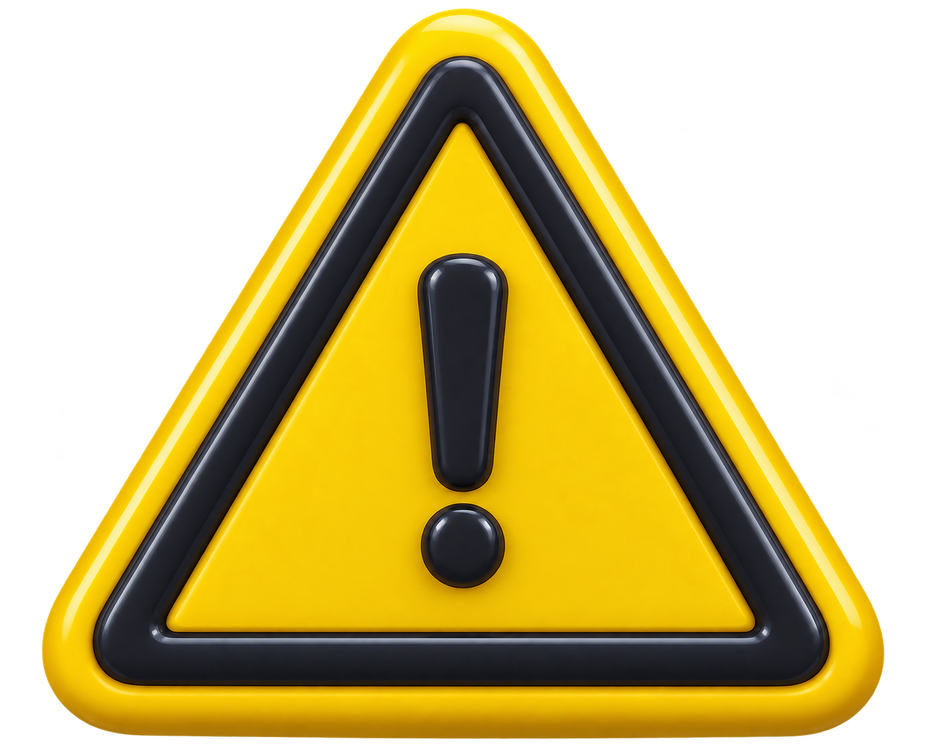
#> input picture assets/images/alert_warning.png, 939 x 751 px, shrunk from 1402 x 1122 before the run
$ python -i image_enhancer.py   (imports and definitions only)
#> lines starting #> are read from the running program, lines starting #| are printed output that depends on the picture
#> further down, picture is the input picture: PIL image 939x751 RGBA; mean R, G, B, A 93.3, 77.1, 13.8, 137.2
"""Small image effects used by the GUI."""

from PIL import Image, ImageFilter


def add_shadow(
    image: Image.Image,
    offset: tuple[int, int] = (2, 2),
    shadow_color: tuple[int, int, int, int] = (0, 0, 0, 128),
    blur_radius: int = 3,
    border: int = 5,
) -> Image.Image:
    """Return an RGBA image with a soft drop shadow.

    This follows the same rendering approach used by the supplied Transcribe
    project: the source alpha channel becomes the shadow mask, the shadow is
    blurred, and the original image is composited above it.
    """
#> called with offset = (2, 2), shadow_color = (0, 0, 0, 128), blur_radius = 3, border = 5
    if image.mode != "RGBA":
        image = image.convert("RGBA")

    total_width = image.width + abs(offset[0]) + 2 * border
#> total_width = 951
    total_height = image.height + abs(offset[1]) + 2 * border
#> total_height = 763
    result = Image.new("RGBA", (total_width, total_height), (0, 0, 0, 0))
#> result: PIL image 951x763 RGBA; every value is 0

    shadow_layer = Image.new("RGBA", image.size, shadow_color)
    result.paste(
        shadow_layer,
        (border + offset[0], border + offset[1]),
        image.getchannel("A"),
    )
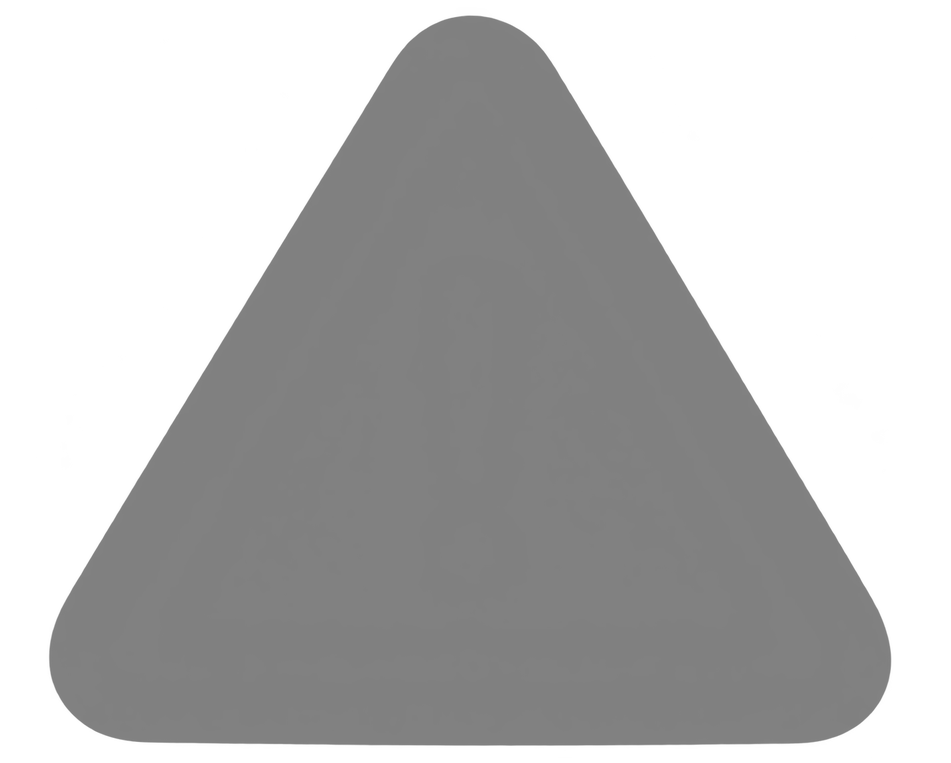
#> result: PIL image 951x763 RGBA; mean R, G, B, A 0, 0, 0, 66.8; transparent parts drawn white
    result = result.filter(ImageFilter.GaussianBlur(blur_radius))
    result.paste(image, (border, border), image)
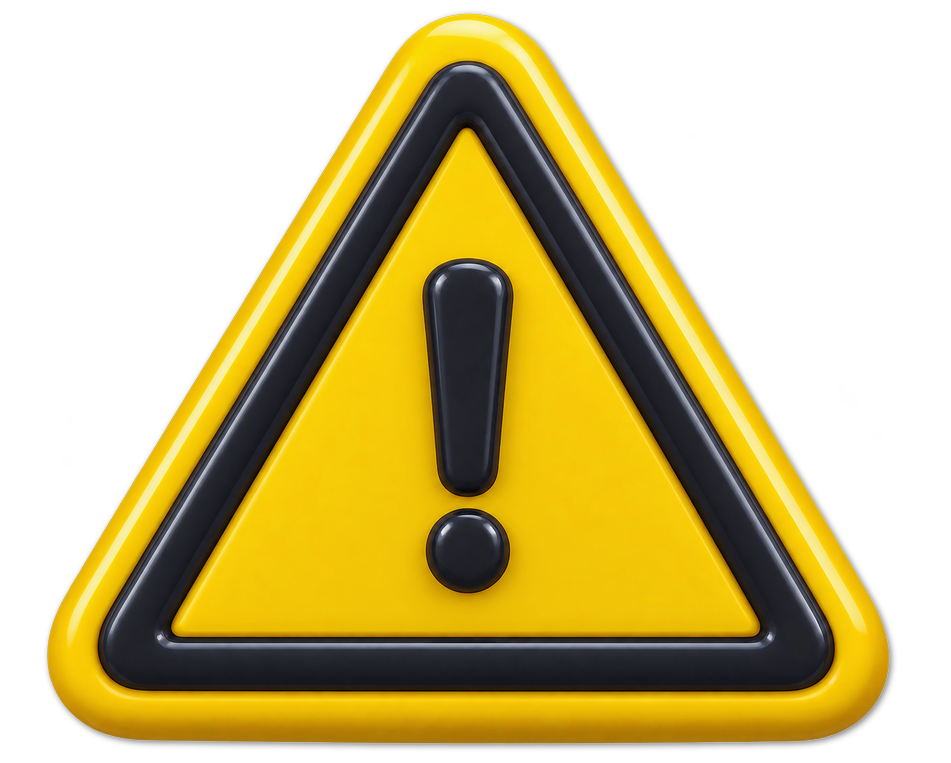
#> result: PIL image 951x763 RGBA; mean R, G, B, A 88.2, 73.1, 13.3, 133.2; transparent parts drawn white
    return result

>>> from PIL import Image
>>> picture = Image.open('../../assets/images/alert_warning.png')
>>> result = add_shadow(picture)

$ run again, on assets/images/error.png
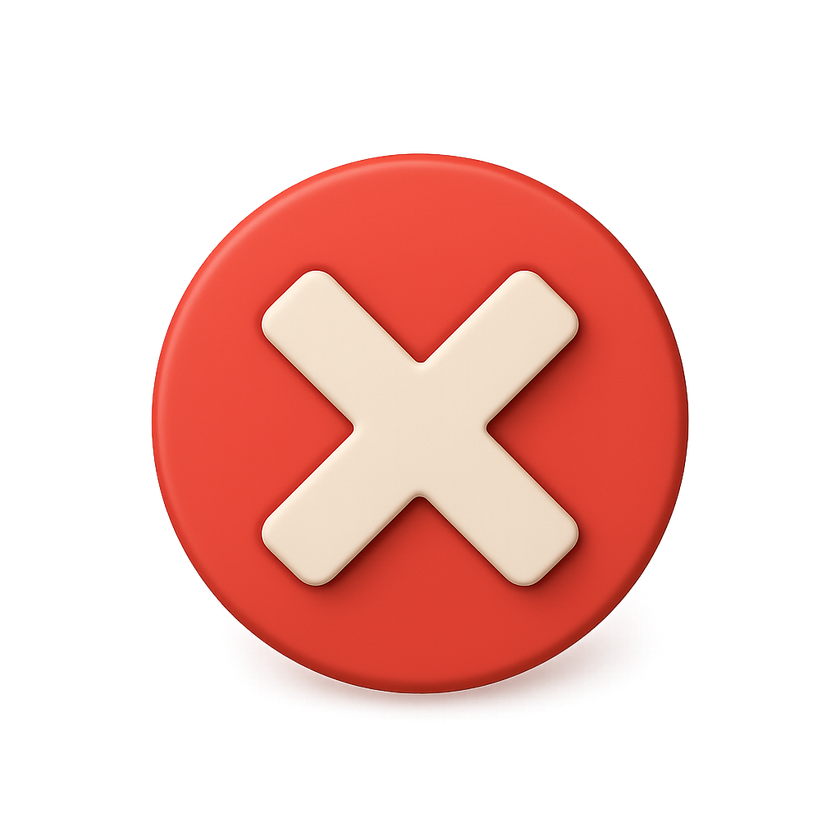
#> input picture assets/images/error.png, 840 x 840 px, shrunk from 1024 x 1024 before the run
#> picture is the input picture: PIL image 840x840 RGBA; mean R, G, B, A 76.8, 36.1, 30.1, 82.8
#> in add_shadow, `result.paste( shadow_layer, (border + offset[0], border + offset[1]), ..`:
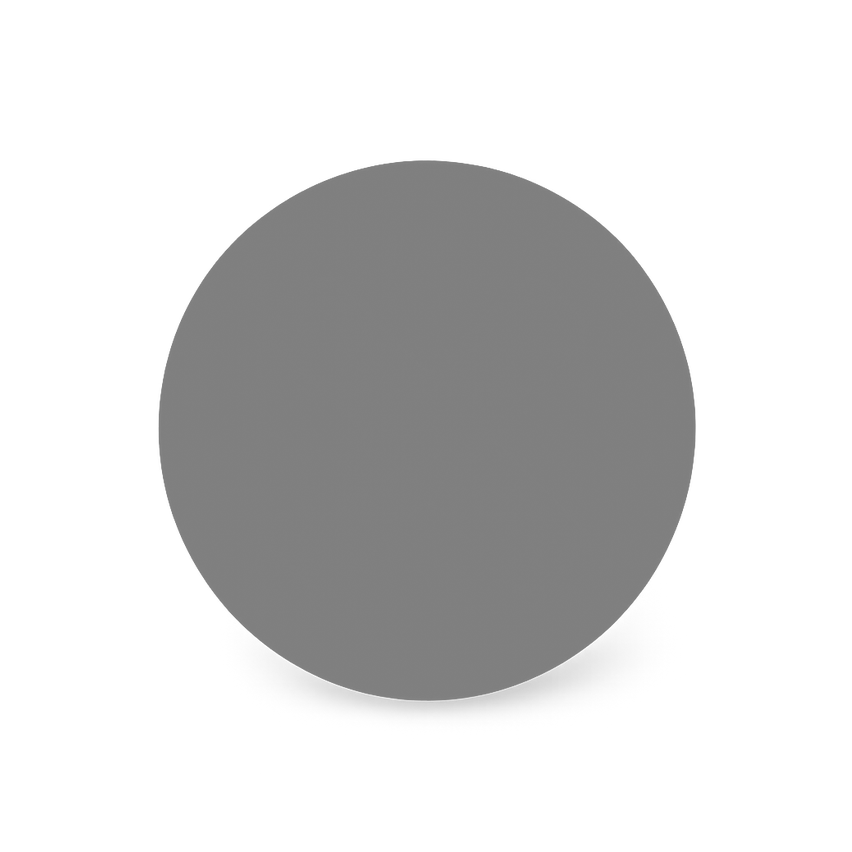
#> result: PIL image 852x852 RGBA; mean R, G, B, A 0, 0, 0, 40.4; transparent parts drawn white
#> in add_shadow, `result.paste(image, (border, border), image)`:
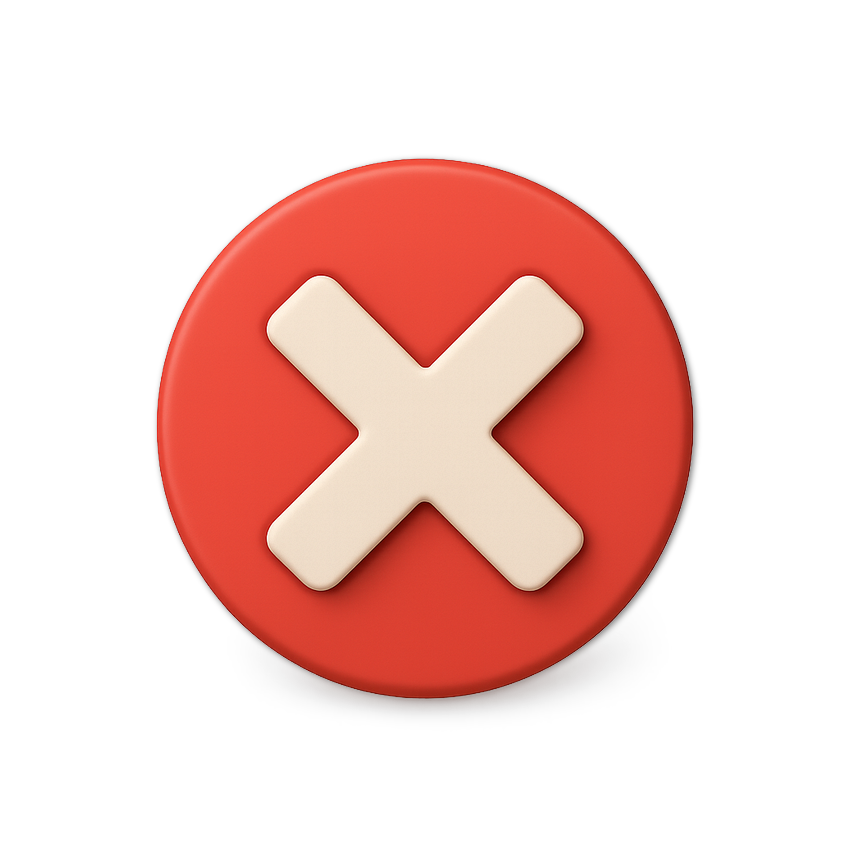
#> result: PIL image 852x852 RGBA; mean R, G, B, A 70.5, 33.7, 28.5, 80.5; transparent parts drawn white

$ run again, on assets/images/info.png
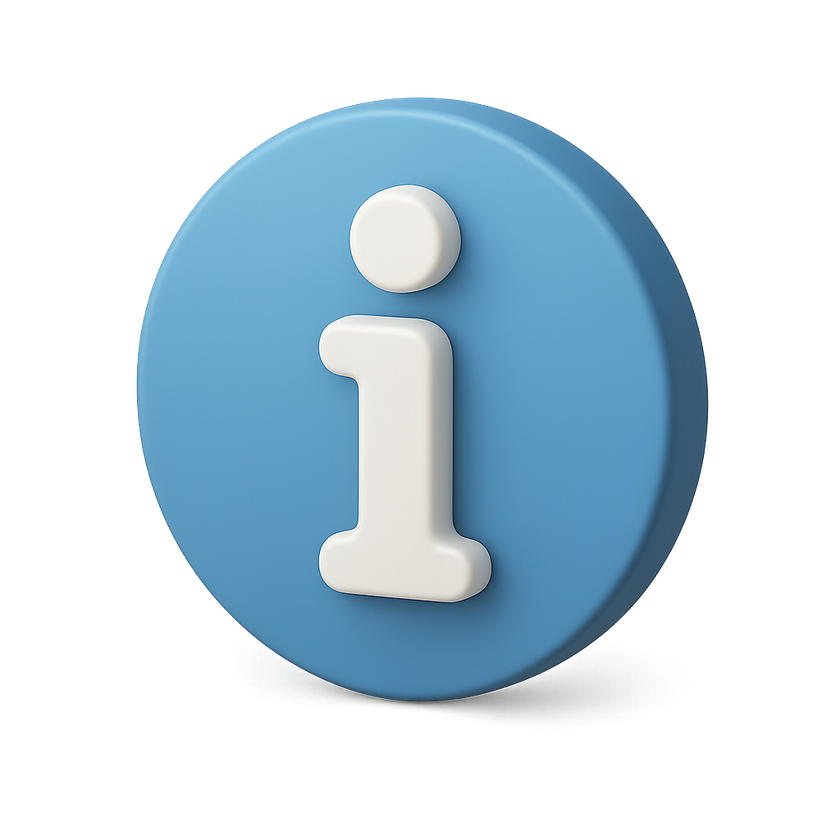
#> input picture assets/images/info.png, 840 x 840 px, shrunk from 1024 x 1024 before the run
#> picture is the input picture: PIL image 840x840 RGBA; mean R, G, B, A 43.8, 62.9, 74.8, 98.3
#> in add_shadow, `result.paste( shadow_layer, (border + offset[0], border + offset[1]), ..`:
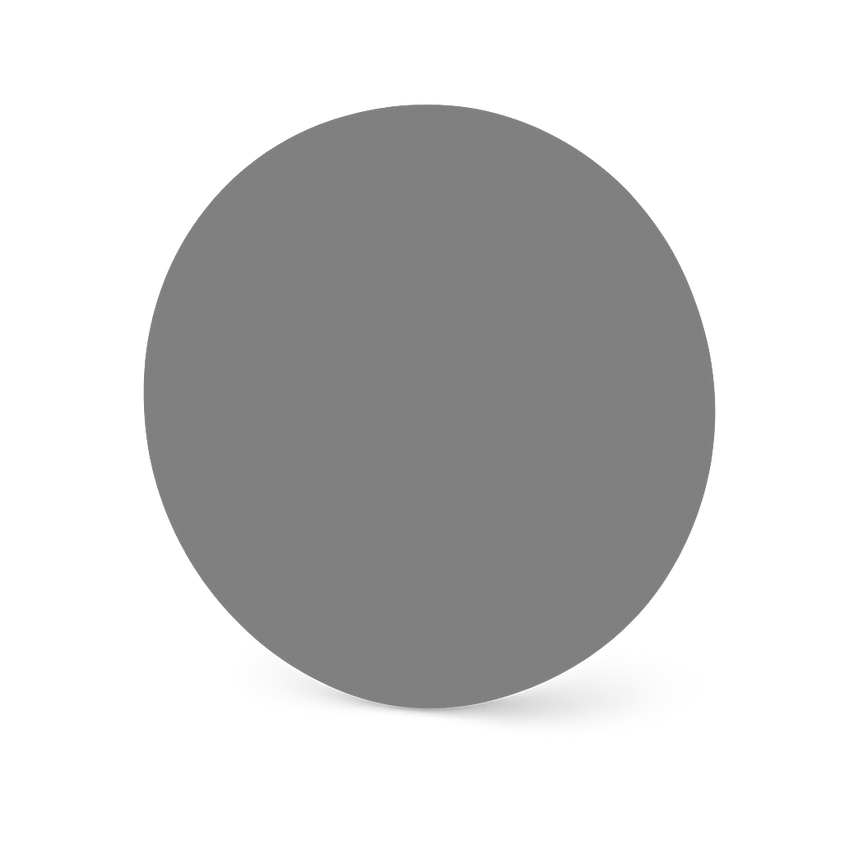
#> result: PIL image 852x852 RGBA; mean R, G, B, A 0, 0, 0, 47.9; transparent parts drawn white
#> in add_shadow, `result.paste(image, (border, border), image)`:
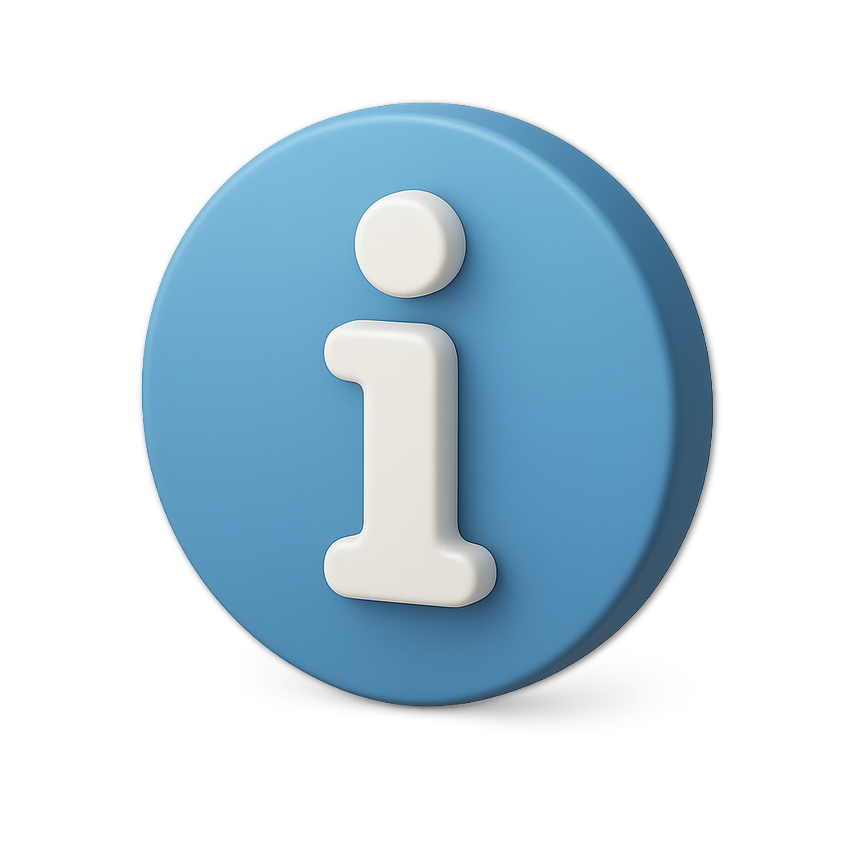
#> result: PIL image 852x852 RGBA; mean R, G, B, A 41.3, 59.5, 70.9, 95.6; transparent parts drawn white
